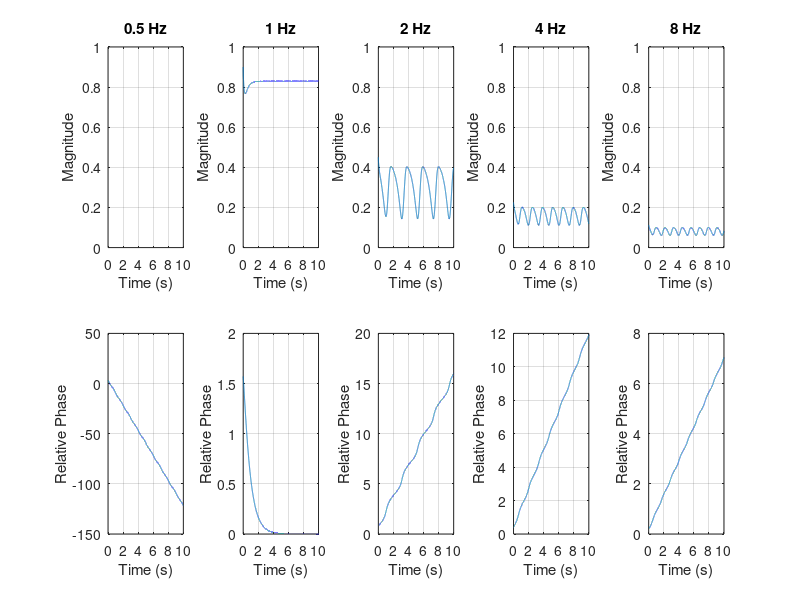

MATLAB code to generate this figure:
%%
clear all;close all;clc;

% parameters of the network
freqs = [0.5, 1, 2, 4, 8];
nfreqs = length(freqs);

% parameters of the oscillator
r0 = 0.9;
alpha = 1;
beta1 = -1;
beta2 = -1;
epsilon = 1;

% parameters for the input
F = 1;
f = 1;
w0 = 2*pi*f;

psi0 = 0.5*pi;

% parameters for time
fs = 1000;
end_t = 10; % in seconds
T = 1/fs;
time = 0:T:end_t;

for i=1:nfreqs
    
    f_scale = freqs(i);
    w = 2*pi*f_scale;
    omega = w - w0;
    % solve r_dot
    full_sys = @(t,z,alpha,beta1,beta2,epsilon,w,omega,F,w0,f_scale)  ...
        [z(1)*alpha + beta1*z(1)^3 + (epsilon*beta2*z(1)^5)/(1-epsilon*z(1)^2) + F*cos(z(2));
        (omega/f_scale - (F/z(1))*sin(z(2)))];
    
    % integrate the ode to obtain the amplitude
    [time,z] = ode45(@(t,z) full_sys(t,z,alpha,beta1,beta2,epsilon,w,omega,F,w0,f_scale),time,[r0,psi0]);
    
    figure(1)
    subplot(2,nfreqs,i)
    plot(time,(1/f_scale)*z(:,1))
    title(sprintf('%d Hz',f_scale))
    ylim([0 1])
    grid on
    xlabel('Time (s)')
    ylabel('Magnitude')
    subplot(2,nfreqs,nfreqs/1+i)
    plot(time,(1/f_scale)*z(:,2))
    grid on
    xlabel('Time (s)')
    ylabel('Relative Phase')
    
%     figure(2)
%     polar(z(:,2),z(:,1))
%     hold on
%     
%     figure(3)
%     plot3(time,real(z(:,1).*exp(1i*z(:,2))),imag(z(:,1).*exp(1i*z(:,2))))
%     grid on
    
end
